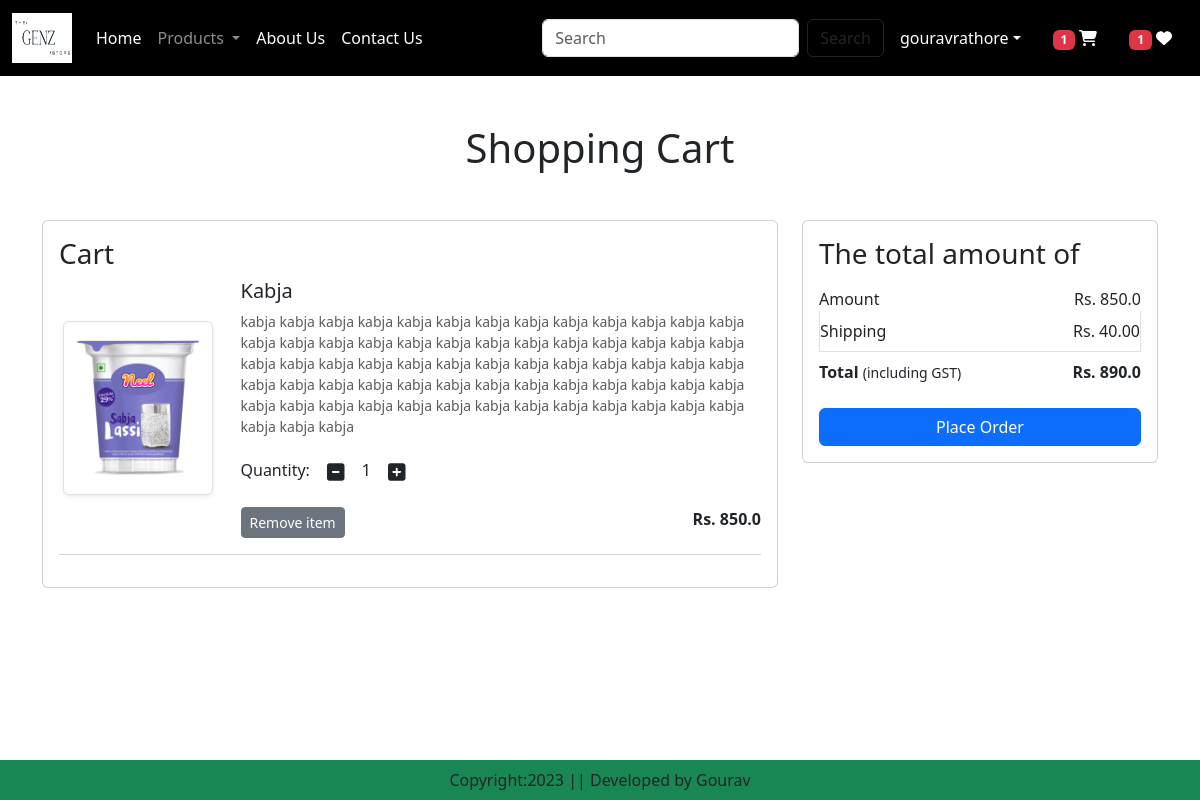
The page /cart/ (signed in) on the database its author committed.
### app/models.py (models this page shows, shortened)
class Cart(models.Model):
    user = models.ForeignKey(User, on_delete=models.CASCADE)
    product = models.ForeignKey(Product, on_delete=models.CASCADE)
    quantity = models.PositiveIntegerField(default=1)

class Product(models.Model):
    title = models.CharField(max_length=1000)
    selling_price = models.FloatField()
    discounted_price = models.FloatField()
    description = models.TextField()
    composition = models.TextField(default='')
    prodapp = models.TextField(default='')
    category = models.CharField(choices=CATEGORY_CHOICES,max_length=10)
    product_image = models.ImageField(upload_to='product')

### app/views.py (the view)
# urls.py: path('cart/', views.show_cart, name="showcart"),
@login_required
def show_cart(request):
    user = request.user
    cart = Cart.objects.filter(user=user)
    amount = 0
    wishitem=0
    if request.user.is_authenticated:
        wishitem = len(Wishlist.objects.filter(user=request.user))
    for p in cart:
        value=p.quantity * p.product.discounted_price
        amount = amount + value
    totalamount = amount + 40
    totalitem = 0
    wishitem=0
    if request.user.is_authenticated:
        totalitem = len(Cart.objects.filter(user=request.user))
        wishitem = len(Wishlist.objects.filter(user=request.user))
    return render(request, 'app/addtocart.html',locals())

### app/templates/app/addtocart.html (shortened to what this page needs)
{% extends 'app/base.html' %}
{% load static %}
{% block main-content %}
<div class="container my-5">
    <div class="row">
        {% if cart %}
        <h1 class="text-center mb-5">Shopping Cart</h1>
        <div class="col-sm-8">
            <div class="card">
                <div class="card-body">
                    <h3>Cart</h3>
                    {% for item in cart %}
                    <div class="row">
                        <div class="col-sm-3 text-center align-self-center"><img src="{{ item.product.product_image.url}}" alt="" class="img-fluid img-thumbnail shadow-sm" height="150" width="150">
                    </div>
                    <div class="col-sm-9">
                        <div>
                            <h5>{{item.product.title}}</h5>
                            <p class="mb-2  text-muted small">{{item.product.description}}</p>
                            <div class="my-3">
                                <label for="quantity">Quantity: </label>
                                <a class="minus-cart btn" pid={{item.product.id}}><i class="fas fa-minus-square fa-lg"></i></a>
                                <span id="quantity">{{item.quantity}}</span>
                                <a class="plus-cart btn" pid={{item.product.id}}><i class="fas fa-plus-square fa-lg"></i></a>
                            </div>
                            <div class="d-flex justify-content-between">
                                <a href="#" class="remove-cart btn btn-sm btn-secondary mr-3" pid={{item.product.id}}>Remove item</a>
                                <p class="mb-0"><span><strong>Rs. {{item.product.discounted_price}}</strong></span></p>
                            </div>
                        </div>
                    </div>
                    </div>
                    <hr class="text-muted">
                    {% endfor %}
                </div>
            </div>
        </div>
        <div class="col-sm-4">
            <div class="card">
                <div class="card-body">
                    <h3>The total amount of</h3>
                    <ul class="list-group">
                        <li class="list-group-item d-flex justify-content-between align-items-center border-0 px-0 pb-0">Amount <span id="amount">Rs. {{amount}}</span></li>
                        <li class="list-group-item d-flex justify-content-between align-items-center px-0">Shipping <span>Rs. 40.00 </span></li>
                        <li class="list-group-item d-flex justify-content-between align-items-center border-0 px-0 mb-3">
                            <div>
                                <strong>Total</strong> <small>(including GST)</small>
                            </div>
                            <span id="totalamount"><strong>Rs. {{totalamount}}</strong></span>
                        </li>
                    </ul>
                    <div class="d-grid"><a href="{% url 'checkout' %}" class="btn btn-primary">Place Order</a></div>
                </div>
            </div>
        </div>
    {% else %}
    <h1 class="text-center mb-5">Cart is Empty</h1>
    {% endif %}
    </div>
</div>
{% endblock main-content %}

### app/templates/app/base.html (shortened to what this page needs)
<!DOCTYPE html>
{% load static %}
<html lang="en">
<head>
    <link href="https://cdn.jsdelivr.net/npm/bootstrap@5.3.1/dist/css/bootstrap.min.css" rel="stylesheet">
    <link href="//maxcdn.bootstrapcdn.com/font-awesome/4.1.0/css/font-awesome.min.css" rel="stylesheet">
    <link rel="stylesheet" href="{% static 'app/css/owl.carousel.min.css' %}">
    <link rel="stylesheet" href="{% static 'app/css/all.min.css' %}">
    <link rel="stylesheet" href="{% static 'app/css/style.css' %}">
</head>
<body>
    <nav class="navbar navbar-expand-lg navbar-dark bg-black">
        <div class="container-fluid">
          <a class="navbar-brand" href="#"><img src="{% static 'app/images/logo.png' %}" width="60", height = "50"></a>
          <div class="collapse navbar-collapse" id="navbarSupportedContent">
            <ul class="navbar-nav me-auto mb-2 mb-lg-0">
              {% if request.user.is_authenticated %}
              <li class="nav-item">
                <a class="nav-link active" aria-current="page" href="/">Home</a>
              </li>
              <li class="nav-item dropdown">
                <a class="nav-link dropdown-toggle" href="#" role="button" data-bs-toggle="dropdown" aria-expanded="false">
                  Products
                </a>
              </li>
              <li class="nav-item">
                <a class="nav-link text-white" href="{% url 'about' %}">About Us</a>
              </li>
              <li class="nav-item">
                <a class="nav-link text-white" href="{% url 'contact' %}">Contact Us</a>
              </li>
            </ul>
            <form class="d-flex" role="search" action="/search">
              <input class="form-control me-2" type="search" placeholder="Search" name="search" aria-label="Search">
              <button class="btn btn-outline-dark" type="submit">Search</button>
            </form>
          </div>
          <ul class="navbar-nav me-auto mb-2 mb-lg-0">
            <li class="nav-item dropdown mx-2">
                <a class="nav-link dropdown-toggle text-white" href="#" id="profileDropdown" role="button" data-bs-toggle="dropdown" aria-expanded="false">{{request.user}}</a>
            </li>
            <li class="nav-item mx-2">
                <a href="{% url 'showcart' %}" class="nav-link text-white">{% if totalitem > 0 %} <span class="badge bg-danger"> {{totalitem}} </span>{% endif %} <i class="fa fa-shopping-cart"></i></a>
            </li>
            <li class="nav-item mx-2">
                <a href="{% url 'showwishlist' %}" class="nav-link text-white">{% if wishitem > 0 %} <span class="badge bg-danger"> {{wishitem}} </span>  {% endif %} <i class="fa fa-heart"></i></a>
            </li>
            {% endif %}
          </ul>
        </div>
    </nav>
    {% block main-content %}{% endblock main-content %}
    <footer class="container-fluid bg-success fixed-bottom text-center p-2 mt-5">
        Copyright:2023 || Developed by Gourav
    </footer>
</body>
</html>

### rows shown on the page
Cart: product.product_image (picture), product "Kabja", product.description "kabja kabja kabja kabja kabja kabja kabja kabja kabja kabja kabja kabja kabja kabja kabja kabja kabja kabja kabja kabja kabja kabja kabja kabja kabja kabja kabja kabja kabja kabja kabja kabja kabja kabja kabja kabja kabja kabja kabja kabja kabja kabja kabja kabja kabja kabja kabja kabja kabja kabja kabja kabja kabja kabja kabja kabja kabja kabja kabja kabja kabja kabja kabja kabja kabja kabja kabja kabja", quantity "1", product.discounted_price "850.0"

### other values the page prints
{{ request.user }} "gouravrathore"
{{ totalitem }} "1"
{{ wishitem }} "1"
{{ amount }} "850.0"
{{ totalamount }} "890.0"
